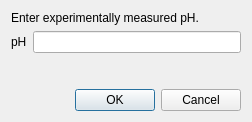
<?xml version="1.0" encoding="UTF-8"?>
<ui version="4.0">
 <class>EnterExperimentalpHDialog</class>
 <widget class="QDialog" name="EnterExperimentalpHDialog">
  <property name="geometry">
   <rect>
    <x>0</x>
    <y>0</y>
    <width>252</width>
    <height>122</height>
   </rect>
  </property>
  <property name="windowTitle">
   <string>Enter pH</string>
  </property>
  <layout class="QVBoxLayout" name="verticalLayout">
   <item>
    <widget class="QLabel" name="ql_mainCaption">
     <property name="text">
      <string>Enter experimentally measured pH.</string>
     </property>
    </widget>
   </item>
   <item>
    <layout class="QHBoxLayout" name="horizontalLayout">
     <item>
      <widget class="QLabel" name="ql_pH">
       <property name="text">
        <string>pH</string>
       </property>
      </widget>
     </item>
     <item>
      <widget class="FloatingValueLineEdit" name="qle_pH"/>
     </item>
    </layout>
   </item>
   <item>
    <spacer name="verticalSpacer">
     <property name="orientation">
      <enum>Qt::Vertical</enum>
     </property>
     <property name="sizeHint" stdset="0">
      <size>
       <width>20</width>
       <height>40</height>
      </size>
     </property>
    </spacer>
   </item>
   <item>
    <widget class="QDialogButtonBox" name="buttonBox">
     <property name="orientation">
      <enum>Qt::Horizontal</enum>
     </property>
     <property name="standardButtons">
      <set>QDialogButtonBox::Cancel|QDialogButtonBox::Ok</set>
     </property>
    </widget>
   </item>
  </layout>
 </widget>
 <customwidgets>
  <customwidget>
   <class>FloatingValueLineEdit</class>
   <extends>QLineEdit</extends>
   <header>src/ui/elementaries/floatingvaluelineedit.h</header>
  </customwidget>
 </customwidgets>
 <resources/>
 <connections/>
</ui>
